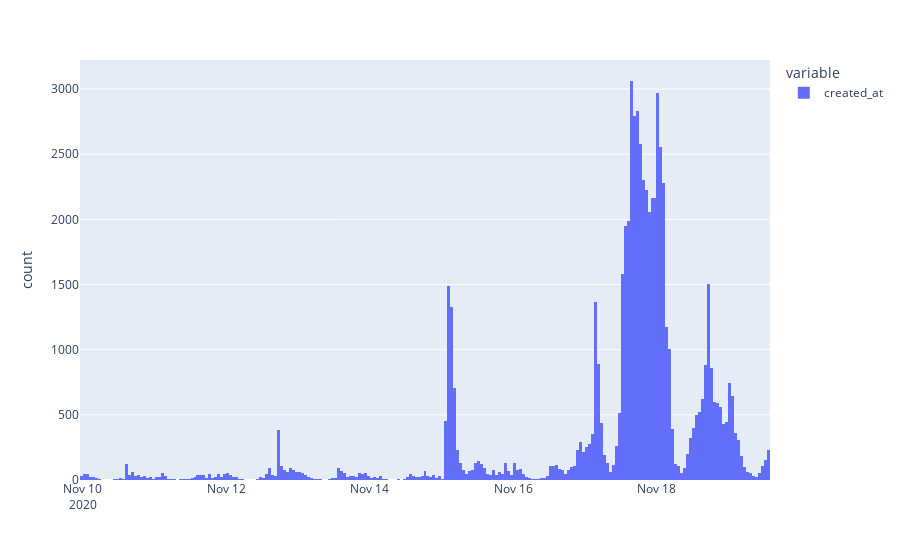

Notebook source saved alongside this figure:
### Markdown cell above
## Tweets histogram

### Code cell
#Historgram considering all data
px.histogram(data.created_at, labels={'value': ''})

### Figure 1 — Plotly figure (JSON) as saved in the notebook; plotly's stock layout.template omitted (floating-point values rounded to 4 significant figures; data arrays with more than 128 entries replaced by an {"elided": "..."} marker saying what was removed)
{"data": [{"alignmentgroup": "True", "bingroup": "x", "hovertemplate": "variable=created_at<br>=%{x}<br>count=%{y}<extra></extra>", "legendgroup": "created_at", "marker": {"color": "#636efa"}, "name": "created_at", "offsetgroup": "created_at", "orientation": "v", "showlegend": true, "type": "histogram", "x": {"elided": "66127 str values"}, "xaxis": "x", "yaxis": "y"}], "layout": {"barmode": "relative", "legend": {"title": {"text": "variable"}, "tracegroupgap": 0}, "margin": {"t": 60}, "xaxis": {"anchor": "y", "domain": [0, 1], "title": {"text": ""}}, "yaxis": {"anchor": "x", "domain": [0, 1], "title": {"text": "count"}}}}
